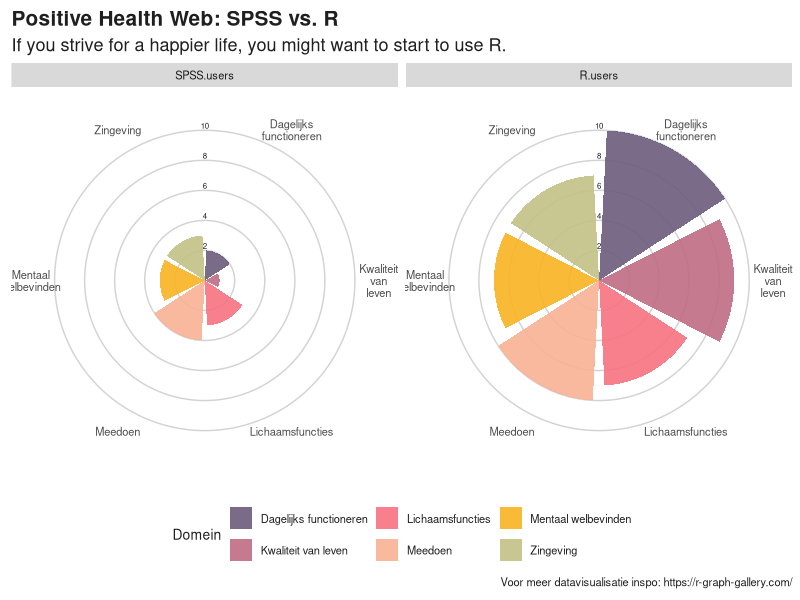

Reproduce this figure in R.
# Promotie R script 1

rm(list=ls())

# --------- Packages --------- 
### Run this line only once:
# install.packages("dplyr"); install.packages("ggplot2"); install.packages("stringr"); install.packages("reshape2"); 

library(dplyr)
library(ggplot2)
library(stringr)
library(reshape2)

# ------ Prepare data --------

# create data frame
SPSS.users  <- c(3,2,3,4,1,3)
set.seed(123); R.users     <- sample(5:10, 6) # run together
df          <- as.data.frame(cbind(SPSS.users,R.users))
df$R.users[df$R.users < 7] <- 7

# add domain
df$Domein   <- c("Lichaamsfuncties", "Dagelijks functioneren", "Zingeving", "Meedoen", "Kwaliteit van leven", "Mentaal welbevinden")

# create data frame for plot
plot_df     <- reshape2::melt(df, id = "Domein")


# ------ Het figuur -------

# Voorbeeldscript van R gallery:  (link: https://r-graph-gallery.com/web-circular-barplot-with-R-and-ggplot2.html)

scale_range <- seq(0, 10, 2)
# Make the plot
plt <- ggplot(plot_df) +
  geom_hline( aes(yintercept = y), data.frame(y=scale_range), color="lightgrey" ) +
  geom_col( aes(x=str_wrap(Domein,5), y=value, fill=Domein), position = "dodge2", show.legend = TRUE, alpha = .9) +
  xlab(" ") + ylab("Waarde") + 
  coord_polar() +
  # Annotate custom scale inside plot
  annotate(x = 6.5, y = 2.3, label = "2", geom = "text", size = 2, color = "gray12") +
  annotate(x = 6.5, y = 4.3, label = "4", geom = "text", size = 2, color = "gray12") +
  annotate(x = 6.5, y = 6.3, label = "6", geom = "text", size = 2, color = "gray12") +
  annotate(x = 6.5, y = 8.3, label = "8", geom = "text", size = 2, color = "gray12") +
  annotate(x = 6.5, y = 10.3, label = "10", geom = "text", size = 2, color = "gray12") +
  facet_wrap( . ~ variable)

# Add labels & Change colors
plt + labs(
  title = "Positive Health Web: SPSS vs. R",
  subtitle ="If you strive for a happier life, you might want to start to use R.",
  caption = "Voor meer datavisualisatie inspo: https://r-graph-gallery.com/") +
  scale_fill_manual(values=c("#6C5B7B","#C06C84","#F67280","#F8B195","#F8B222","#C2C185")) +
  theme(text = element_text(size = 10, color = "gray12"), 
        plot.title = element_text(face = "bold", size = 15, hjust = 0),
        plot.subtitle = element_text(size = 13, hjust = 0),
        axis.title = element_blank(),axis.ticks = element_blank(), axis.text.y = element_blank(), legend.position = "bottom", 
        panel.background = element_rect(fill = "white", color = "white"),panel.grid = element_blank(),panel.grid.major.x = element_blank() )


  
